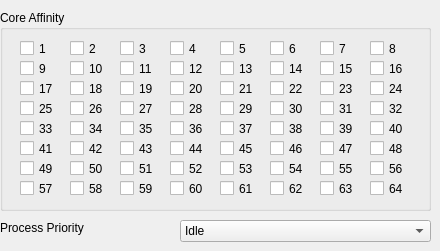
      <widget class="QWidget" name="Page_Settings_CPU">
       <widget class="QGroupBox" name="gbCores">
        <property name="geometry">
         <rect>
          <x>0</x>
          <y>10</y>
          <width>431</width>
          <height>201</height>
         </rect>
        </property>
        <property name="title">
         <string>Core Affinity</string>
        </property>
        <widget class="QFrame" name="frame">
         <property name="geometry">
          <rect>
           <x>10</x>
           <y>20</y>
           <width>411</width>
           <height>171</height>
          </rect>
         </property>
         <property name="frameShape">
          <enum>QFrame::NoFrame</enum>
         </property>
         <property name="frameShadow">
          <enum>QFrame::Plain</enum>
         </property>
         <property name="lineWidth">
          <number>0</number>
         </property>
         <widget class="QCheckBox" name="ckbCore01">
          <property name="geometry">
           <rect>
            <x>10</x>
            <y>10</y>
            <width>41</width>
            <height>17</height>
           </rect>
          </property>
          <property name="text">
           <string>1</string>
          </property>
         </widget>
         <widget class="QCheckBox" name="ckbCore02">
          <property name="geometry">
           <rect>
            <x>60</x>
            <y>10</y>
            <width>41</width>
            <height>17</height>
           </rect>
          </property>
          <property name="text">
           <string>2</string>
          </property>
         </widget>
         <widget class="QCheckBox" name="ckbCore03">
          <property name="geometry">
           <rect>
            <x>110</x>
            <y>10</y>
            <width>41</width>
            <height>17</height>
           </rect>
          </property>
          <property name="text">
           <string>3</string>
          </property>
         </widget>
         <widget class="QCheckBox" name="ckbCore04">
          <property name="geometry">
           <rect>
            <x>160</x>
            <y>10</y>
            <width>41</width>
            <height>17</height>
           </rect>
          </property>
          <property name="text">
           <string>4</string>
          </property>
         </widget>
         <widget class="QCheckBox" name="ckbCore05">
          <property name="geometry">
           <rect>
            <x>210</x>
            <y>10</y>
            <width>41</width>
            <height>17</height>
           </rect>
          </property>
          <property name="text">
           <string>5</string>
          </property>
         </widget>
         <widget class="QCheckBox" name="ckbCore06">
          <property name="geometry">
           <rect>
            <x>260</x>
            <y>10</y>
            <width>41</width>
            <height>17</height>
           </rect>
          </property>
          <property name="text">
           <string>6</string>
          </property>
         </widget>
         <widget class="QCheckBox" name="ckbCore07">
          <property name="geometry">
           <rect>
            <x>310</x>
            <y>10</y>
            <width>41</width>
            <height>17</height>
           </rect>
          </property>
          <property name="text">
           <string>7</string>
          </property>
         </widget>
         <widget class="QCheckBox" name="ckbCore08">
          <property name="geometry">
           <rect>
            <x>360</x>
            <y>10</y>
            <width>41</width>
            <height>17</height>
           </rect>
          </property>
          <property name="text">
           <string>8</string>
          </property>
         </widget>
         <widget class="QCheckBox" name="ckbCore09">
          <property name="geometry">
           <rect>
            <x>10</x>
            <y>30</y>
            <width>41</width>
            <height>17</height>
           </rect>
          </property>
          <property name="text">
           <string>9</string>
          </property>
         </widget>
         <widget class="QCheckBox" name="ckbCore10">
          <property name="geometry">
           <rect>
            <x>60</x>
            <y>30</y>
            <width>41</width>
            <height>17</height>
           </rect>
          </property>
          <property name="text">
           <string>10</string>
          </property>
         </widget>
         <widget class="QCheckBox" name="ckbCore11">
          <property name="geometry">
           <rect>
            <x>110</x>
            <y>30</y>
            <width>41</width>
            <height>17</height>
           </rect>
          </property>
          <property name="text">
           <string>11</string>
          </property>
         </widget>
         <widget class="QCheckBox" name="ckbCore12">
          <property name="geometry">
           <rect>
            <x>160</x>
            <y>30</y>
            <width>41</width>
            <height>17</height>
           </rect>
          </property>
          <property name="text">
           <string>12</string>
          </property>
         </widget>
         <widget class="QCheckBox" name="ckbCore13">
          <property name="geometry">
           <rect>
            <x>210</x>
            <y>30</y>
            <width>41</width>
            <height>17</height>
           </rect>
          </property>
          <property name="text">
           <string>13</string>
          </property>
         </widget>
         <widget class="QCheckBox" name="ckbCore14">
          <property name="geometry">
           <rect>
            <x>260</x>
            <y>30</y>
            <width>41</width>
            <height>17</height>
           </rect>
          </property>
          <property name="text">
           <string>14</string>
          </property>
         </widget>
         <widget class="QCheckBox" name="ckbCore15">
          <property name="geometry">
           <rect>
            <x>310</x>
            <y>30</y>
            <width>41</width>
            <height>17</height>
           </rect>
          </property>
          <property name="text">
           <string>15</string>
          </property>
         </widget>
         <widget class="QCheckBox" name="ckbCore16">
          <property name="geometry">
           <rect>
            <x>360</x>
            <y>30</y>
            <width>41</width>
            <height>17</height>
           </rect>
          </property>
          <property name="text">
           <string>16</string>
          </property>
         </widget>
         <widget class="QCheckBox" name="ckbCore17">
          <property name="geometry">
           <rect>
            <x>10</x>
            <y>50</y>
            <width>41</width>
            <height>17</height>
           </rect>
          </property>
          <property name="text">
           <string>17</string>
          </property>
         </widget>
         <widget class="QCheckBox" name="ckbCore18">
          <property name="geometry">
           <rect>
            <x>60</x>
            <y>50</y>
            <width>41</width>
            <height>17</height>
           </rect>
          </property>
          <property name="text">
           <string>18</string>
          </property>
         </widget>
         <widget class="QCheckBox" name="ckbCore19">
          <property name="geometry">
           <rect>
            <x>110</x>
            <y>50</y>
            <width>41</width>
            <height>17</height>
           </rect>
          </property>
          <property name="text">
           <string>19</string>
          </property>
         </widget>
         <widget class="QCheckBox" name="ckbCore20">
          <property name="geometry">
           <rect>
            <x>160</x>
            <y>50</y>
            <width>41</width>
            <height>17</height>
           </rect>
          </property>
          <property name="text">
           <string>20</string>
          </property>
         </widget>
         <widget class="QCheckBox" name="ckbCore21">
          <property name="geometry">
           <rect>
            <x>210</x>
            <y>50</y>
            <width>41</width>
            <height>17</height>
           </rect>
          </property>
          <property name="text">
           <string>21</string>
          </property>
         </widget>
         <widget class="QCheckBox" name="ckbCore22">
          <property name="geometry">
           <rect>
            <x>260</x>
            <y>50</y>
            <width>41</width>
            <height>17</height>
           </rect>
          </property>
          <property name="text">
           <string>22</string>
          </property>
         </widget>
         <widget class="QCheckBox" name="ckbCore23">
          <property name="geometry">
           <rect>
            <x>310</x>
            <y>50</y>
            <width>41</width>
            <height>17</height>
           </rect>
          </property>
          <property name="text">
           <string>23</string>
          </property>
         </widget>
         <widget class="QCheckBox" name="ckbCore24">
          <property name="geometry">
           <rect>
            <x>360</x>
            <y>50</y>
            <width>41</width>
            <height>17</height>
           </rect>
          </property>
          <property name="text">
           <string>24</string>
          </property>
         </widget>
         <widget class="QCheckBox" name="ckbCore25">
          <property name="geometry">
           <rect>
            <x>10</x>
            <y>70</y>
            <width>41</width>
            <height>17</height>
           </rect>
          </property>
          <property name="text">
           <string>25</string>
          </property>
         </widget>
         <widget class="QCheckBox" name="ckbCore26">
          <property name="geometry">
           <rect>
            <x>60</x>
            <y>70</y>
            <width>41</width>
            <height>17</height>
           </rect>
          </property>
          <property name="text">
           <string>26</string>
          </property>
         </widget>
         <widget class="QCheckBox" name="ckbCore27">
          <property name="geometry">
           <rect>
            <x>110</x>
            <y>70</y>
            <width>41</width>
            <height>17</height>
           </rect>
          </property>
          <property name="text">
           <string>27</string>
          </property>
         </widget>
         <widget class="QCheckBox" name="ckbCore28">
          <property name="geometry">
           <rect>
            <x>160</x>
            <y>70</y>
            <width>41</width>
            <height>17</height>
           </rect>
          </property>
          <property name="text">
           <string>28</string>
          </property>
         </widget>
         <widget class="QCheckBox" name="ckbCore29">
          <property name="geometry">
           <rect>
            <x>210</x>
            <y>70</y>
            <width>41</width>
            <height>17</height>
           </rect>
          </property>
          <property name="text">
           <string>29</string>
          </property>
         </widget>
         <widget class="QCheckBox" name="ckbCore30">
          <property name="geometry">
           <rect>
            <x>260</x>
            <y>70</y>
            <width>41</width>
            <height>17</height>
           </rect>
          </property>
          <property name="text">
           <string>30</string>
          </property>
         </widget>
         <widget class="QCheckBox" name="ckbCore31">
          <property name="geometry">
           <rect>
            <x>310</x>
            <y>70</y>
            <width>41</width>
            <height>17</height>
           </rect>
          </property>
          <property name="text">
           <string>31</string>
          </property>
         </widget>
         <widget class="QCheckBox" name="ckbCore32">
          <property name="geometry">
           <rect>
            <x>360</x>
            <y>70</y>
            <width>41</width>
            <height>17</height>
           </rect>
          </property>
          <property name="text">
           <string>32</string>
          </property>
         </widget>
         <widget class="QCheckBox" name="ckbCore33">
          <property name="geometry">
           <rect>
            <x>10</x>
            <y>90</y>
            <width>41</width>
            <height>17</height>
           </rect>
          </property>
          <property name="text">
           <string>33</string>
          </property>
         </widget>
         <widget class="QCheckBox" name="ckbCore34">
          <property name="geometry">
           <rect>
            <x>60</x>
            <y>90</y>
            <width>41</width>
            <height>17</height>
           </rect>
          </property>
          <property name="text">
           <string>34</string>
          </property>
         </widget>
         <widget class="QCheckBox" name="ckbCore35">
          <property name="geometry">
           <rect>
            <x>110</x>
            <y>90</y>
            <width>41</width>
            <height>17</height>
           </rect>
          </property>
          <property name="text">
           <string>35</string>
          </property>
         </widget>
         <widget class="QCheckBox" name="ckbCore36">
          <property name="geometry">
           <rect>
            <x>160</x>
            <y>90</y>
            <width>41</width>
            <height>17</height>
           </rect>
          </property>
          <property name="text">
           <string>36</string>
          </property>
         </widget>
         <widget class="QCheckBox" name="ckbCore37">
          <property name="geometry">
           <rect>
            <x>210</x>
            <y>90</y>
            <width>41</width>
            <height>17</height>
           </rect>
          </property>
          <property name="text">
           <string>37</string>
          </property>
         </widget>
         <widget class="QCheckBox" name="ckbCore38">
          <property name="geometry">
           <rect>
            <x>260</x>
            <y>90</y>
            <width>41</width>
            <height>17</height>
           </rect>
          </property>
          <property name="text">
           <string>38</string>
          </property>
         </widget>
         <widget class="QCheckBox" name="ckbCore39">
          <property name="geometry">
           <rect>
            <x>310</x>
            <y>90</y>
            <width>41</width>
            <height>17</height>
           </rect>
          </property>
          <property name="text">
           <string>39</string>
          </property>
         </widget>
         <widget class="QCheckBox" name="ckbCore40">
          <property name="geometry">
           <rect>
            <x>360</x>
            <y>90</y>
            <width>41</width>
            <height>17</height>
           </rect>
          </property>
          <property name="text">
           <string>40</string>
          </property>
         </widget>
         <widget class="QCheckBox" name="ckbCore41">
          <property name="geometry">
           <rect>
            <x>10</x>
            <y>110</y>
            <width>41</width>
            <height>17</height>
           </rect>
          </property>
          <property name="text">
           <string>41</string>
          </property>
         </widget>
         <widget class="QCheckBox" name="ckbCore42">
          <property name="geometry">
           <rect>
            <x>60</x>
            <y>110</y>
            <width>41</width>
            <height>17</height>
           </rect>
          </property>
          <property name="text">
           <string>42</string>
          </property>
         </widget>
         <widget class="QCheckBox" name="ckbCore43">
          <property name="geometry">
           <rect>
            <x>110</x>
            <y>110</y>
            <width>41</width>
            <height>17</height>
           </rect>
          </property>
          <property name="text">
           <string>43</string>
          </property>
         </widget>
         <widget class="QCheckBox" name="ckbCore44">
          <property name="geometry">
           <rect>
            <x>160</x>
            <y>110</y>
            <width>41</width>
            <height>17</height>
           </rect>
          </property>
          <property name="text">
           <string>44</string>
          </property>
         </widget>
         <widget class="QCheckBox" name="ckbCore45">
          <property name="geometry">
           <rect>
            <x>210</x>
            <y>110</y>
            <width>41</width>
            <height>17</height>
           </rect>
          </property>
          <property name="text">
           <string>45</string>
          </property>
         </widget>
         <widget class="QCheckBox" name="ckbCore46">
          <property name="geometry">
           <rect>
            <x>260</x>
            <y>110</y>
            <width>41</width>
            <height>17</height>
           </rect>
          </property>
          <property name="text">
           <string>46</string>
          </property>
         </widget>
         <widget class="QCheckBox" name="ckbCore47">
          <property name="geometry">
           <rect>
            <x>310</x>
            <y>110</y>
            <width>41</width>
            <height>17</height>
           </rect>
          </property>
          <property name="text">
           <string>47</string>
          </property>
         </widget>
         <widget class="QCheckBox" name="ckbCore48">
          <property name="geometry">
           <rect>
            <x>360</x>
            <y>110</y>
            <width>41</width>
            <height>17</height>
           </rect>
          </property>
          <property name="text">
           <string>48</string>
          </property>
         </widget>
         <widget class="QCheckBox" name="ckbCore49">
          <property name="geometry">
           <rect>
            <x>10</x>
            <y>130</y>
            <width>41</width>
            <height>17</height>
           </rect>
          </property>
          <property name="text">
           <string>49</string>
          </property>
         </widget>
         <widget class="QCheckBox" name="ckbCore50">
          <property name="geometry">
           <rect>
            <x>60</x>
            <y>130</y>
            <width>41</width>
            <height>17</height>
           </rect>
          </property>
          <property name="text">
           <string>50</string>
          </property>
         </widget>
         <widget class="QCheckBox" name="ckbCore51">
          <property name="geometry">
           <rect>
            <x>110</x>
            <y>130</y>
            <width>41</width>
            <height>17</height>
           </rect>
          </property>
          <property name="text">
           <string>51</string>
          </property>
         </widget>
         <widget class="QCheckBox" name="ckbCore52">
          <property name="geometry">
           <rect>
            <x>160</x>
            <y>130</y>
            <width>41</width>
            <height>17</height>
           </rect>
          </property>
          <property name="text">
           <string>52</string>
          </property>
         </widget>
         <widget class="QCheckBox" name="ckbCore53">
          <property name="geometry">
           <rect>
            <x>210</x>
            <y>130</y>
            <width>41</width>
            <height>17</height>
           </rect>
          </property>
          <property name="text">
           <string>53</string>
          </property>
         </widget>
         <widget class="QCheckBox" name="ckbCore54">
          <property name="geometry">
           <rect>
            <x>260</x>
            <y>130</y>
            <width>41</width>
            <height>17</height>
           </rect>
          </property>
          <property name="text">
           <string>54</string>
          </property>
         </widget>
         <widget class="QCheckBox" name="ckbCore55">
          <property name="geometry">
           <rect>
            <x>310</x>
            <y>130</y>
            <width>41</width>
            <height>17</height>
           </rect>
          </property>
          <property name="text">
           <string>55</string>
          </property>
         </widget>
         <widget class="QCheckBox" name="ckbCore56">
          <property name="geometry">
           <rect>
            <x>360</x>
            <y>130</y>
            <width>41</width>
            <height>17</height>
           </rect>
          </property>
          <property name="text">
           <string>56</string>
          </property>
         </widget>
         <widget class="QCheckBox" name="ckbCore57">
          <property name="geometry">
           <rect>
            <x>10</x>
            <y>150</y>
            <width>41</width>
            <height>17</height>
           </rect>
          </property>
          <property name="text">
           <string>57</string>
          </property>
         </widget>
         <widget class="QCheckBox" name="ckbCore58">
          <property name="geometry">
           <rect>
            <x>60</x>
            <y>150</y>
            <width>41</width>
            <height>17</height>
           </rect>
          </property>
          <property name="text">
           <string>58</string>
          </property>
         </widget>
         <widget class="QCheckBox" name="ckbCore59">
          <property name="geometry">
           <rect>
            <x>110</x>
            <y>150</y>
            <width>41</width>
            <height>17</height>
           </rect>
          </property>
          <property name="text">
           <string>59</string>
          </property>
         </widget>
         <widget class="QCheckBox" name="ckbCore60">
          <property name="geometry">
           <rect>
            <x>160</x>
            <y>150</y>
            <width>41</width>
            <height>17</height>
           </rect>
          </property>
          <property name="text">
           <string>60</string>
          </property>
         </widget>
         <widget class="QCheckBox" name="ckbCore61">
          <property name="geometry">
           <rect>
            <x>210</x>
            <y>150</y>
            <width>41</width>
            <height>17</height>
           </rect>
          </property>
          <property name="text">
           <string>61</string>
          </property>
         </widget>
         <widget class="QCheckBox" name="ckbCore62">
          <property name="geometry">
           <rect>
            <x>260</x>
            <y>150</y>
            <width>41</width>
            <height>17</height>
           </rect>
          </property>
          <property name="text">
           <string>62</string>
          </property>
         </widget>
         <widget class="QCheckBox" name="ckbCore63">
          <property name="geometry">
           <rect>
            <x>310</x>
            <y>150</y>
            <width>41</width>
            <height>17</height>
           </rect>
          </property>
          <property name="text">
           <string>63</string>
          </property>
         </widget>
         <widget class="QCheckBox" name="ckbCore64">
          <property name="geometry">
           <rect>
            <x>360</x>
            <y>150</y>
            <width>41</width>
            <height>17</height>
           </rect>
          </property>
          <property name="text">
           <string>64</string>
          </property>
         </widget>
        </widget>
       </widget>
       <widget class="QComboBox" name="cbProcessPrio">
        <property name="geometry">
         <rect>
          <x>180</x>
          <y>220</y>
          <width>251</width>
          <height>22</height>
         </rect>
        </property>
        <property name="toolTip">
         <string>Use 'High' for a higher score.</string>
        </property>
        <property name="whatsThis">
         <string/>
        </property>
        <property name="currentText">
         <string>Idle</string>
        </property>
        <item>
         <property name="text">
          <string>Idle</string>
         </property>
        </item>
        <item>
         <property name="text">
          <string>Below Normal</string>
         </property>
        </item>
        <item>
         <property name="text">
          <string>Normal</string>
         </property>
        </item>
        <item>
         <property name="text">
          <string>Above Normal</string>
         </property>
        </item>
        <item>
         <property name="text">
          <string>High</string>
         </property>
        </item>
        <item>
         <property name="text">
          <string>Realtime</string>
         </property>
        </item>
       </widget>
       <widget class="QLabel" name="lblProcessPrio">
        <property name="geometry">
         <rect>
          <x>0</x>
          <y>220</y>
          <width>151</width>
          <height>16</height>
         </rect>
        </property>
        <property name="font">
         <font>
          <pointsize>9</pointsize>
          <weight>50</weight>
          <bold>false</bold>
         </font>
        </property>
        <property name="whatsThis">
         <string>How many resources the OS will allocate for the application.</string>
        </property>
        <property name="text">
         <string>Process Priority</string>
        </property>
       </widget>
      </widget>
